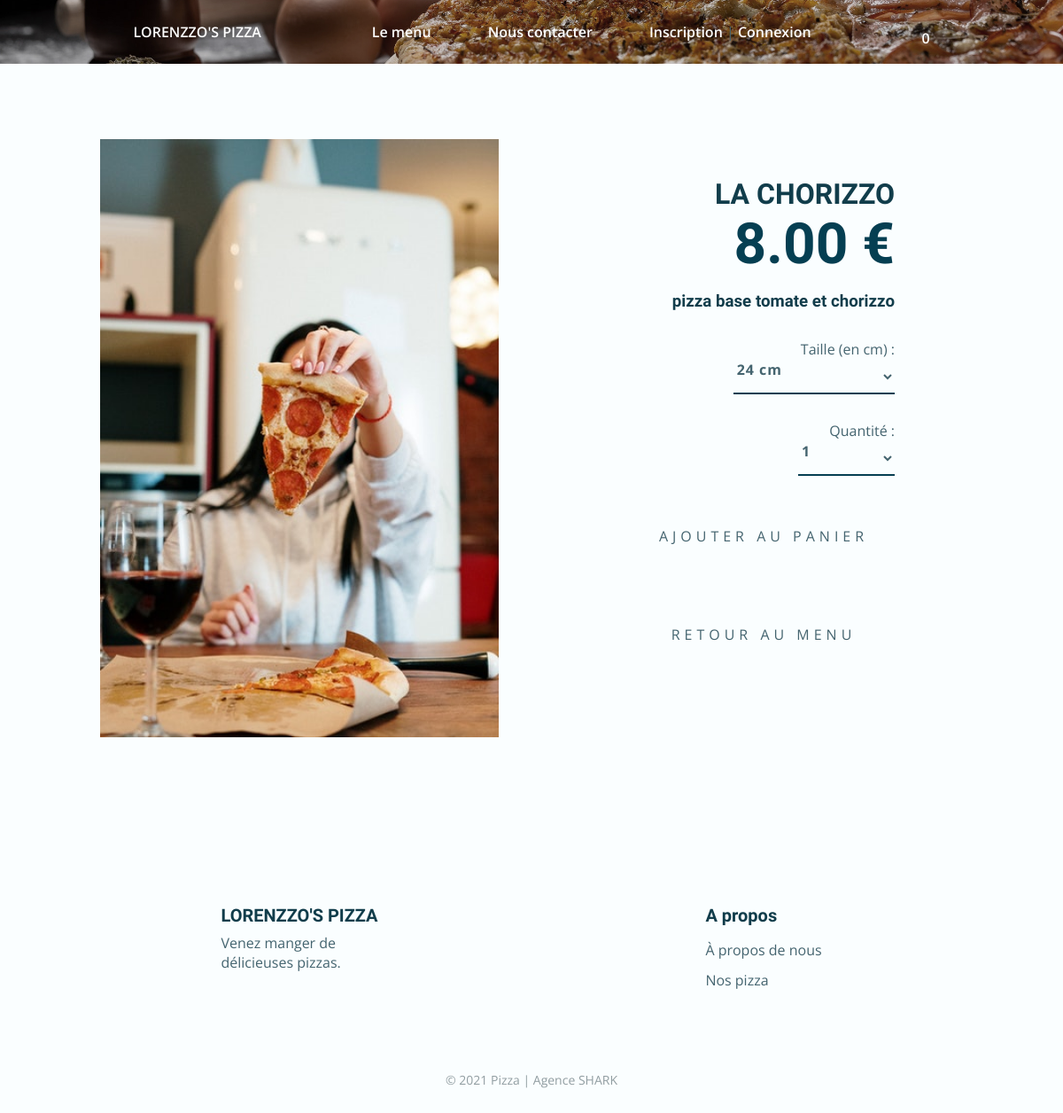
/produits.php, run on the app's committed database.
### tables this page shows
CREATE TABLE IF NOT EXISTS `produit` (
  `id` int NOT NULL AUTO_INCREMENT,
  `name` varchar(255) NOT NULL,
  `details` text NOT NULL,
  `img_path` varchar(255) NOT NULL,
  `category_id` int DEFAULT NULL,
  PRIMARY KEY (`id`),
  KEY `fk_product_category` (`category_id`)
);

CREATE TABLE IF NOT EXISTS `price` (
  `id` int NOT NULL AUTO_INCREMENT,
  `price` float DEFAULT NULL,
  `option_id` int DEFAULT NULL,
  `produit_id` int NOT NULL,
  PRIMARY KEY (`id`),
  KEY `fk_product_size` (`option_id`),
  KEY `fk_product_price` (`produit_id`)
);

### dbcontroller.php (called while the page is built, shortened)
<?php
class DBController {
    private $host = "localhost";
    private $user = "root";
    private $password = "";
    private $database = "lorenzzobd_dieug";
    private $conn;
    function __construct() {
        $this->conn = $this->connectDB();
    }
    function connectDB() {
        $conn = new PDO("mysql:host=" . $this->host . ";dbname=" . $this->database, $this->user, $this->password);
        return $conn;
    }
    function runQuery($query) {
        $result = $this->conn->query($query);
        while($row=$result->fetch(PDO::FETCH_ASSOC)) {
            $resultset[] = $row;
        }
        if(!empty($resultset))
            return $resultset;
    }
}
?>

### produits.php (the view, shortened to what this page needs)
<?php
require_once("dbcontroller.php");
$db_handle= new DBcontroller();
include_once 'ajout-panier.php';
$id=$_GET['id'] ?? 1;
$products = $db_handle->runQuery("SELECT * FROM produit WHERE id=$id");
$product = $products[0];
$prices = $db_handle->runQuery("SELECT * FROM price WHERE produit_id=$id");
$price = $prices[0];
$size =$db_handle->runQuery("SELECT * FROM option_product");
?>
<?php include ('base/head.php') ?>
<?php include ('base/header.php')?>
<section class="hero">
    <img src="assets/img/home1.jpg" alt="" class="hero__img">
</section>
<section class="products section">
    <div class="products__container container grid">
        <div class="products__info">
            <div class="products__info-title">
                <img src="<?= $product['img_path'] ?>" class="products__info-img">
            </div>
        </div>
        <form method="post" action="" id="products__form">
            <div class="products__data">
                <h1 class="products__data-name"><?= $product['name'] ?></h1>
                <h2 class="products__data-price"><?php echo  number_format($price['price'],2) ." €"?></h2>
                <h3 class="products__data-description"><?= $product['details'] ?></h3>
                <ul class="products__data-preferences">
                    <li>
                    <?php
                        if ($product['category_id']== 2){
                    ?>
                        <span class="products__data-preferencesTaille">Taille (en cm) :</span>
                            <label>
                                <select name="optionSelect" class="products__data-preferencesTailleOption" >
                                    <?php
                                        foreach($size as $sizes ){
                                            if($sizes['category_id'] == 2){
                                    ?>
                                    <option value="<?= $sizes['id'] ?>"><?= $sizes['opt'] ?></option>
                                    <?php
                                     }
                                    }
                                    ?>
                                </select>
                            </label>
                            <?php
                            }
                            ?>
                    </li>
                    <li>
                        <span class="products__data-preferencesQuantity">Quantité :</span>
                        <label>
                            <select name="quantity" class="products__data-preferencesQuantityOption">
                                <option value="1">1</option>
                            </select>
                        </label>
                    </li>
                </ul>
            </div>
            <div class="products__button">
                <div class="button">
                    <input type ="submit" name="ajoute" class="button__title button__slide-effect" value="Ajouter au panier">
                </div>
                <div class="button">
                    <a href="menu.php" class="button__title button__slide-effect">Retour au menu</a>
                </div>
            </form>
            </div>
</section>
<?php include ('base/footer.php') ?>
<?php include ('base/script.php') ?>

### data on the page
produit: img_path (picture), name "LA CHORIZZO", details "pizza base tomate et chorizzo"
price: price "8.00"

### other printed values
$quantityTotal "0"
form field optionSelect "24 cm"
